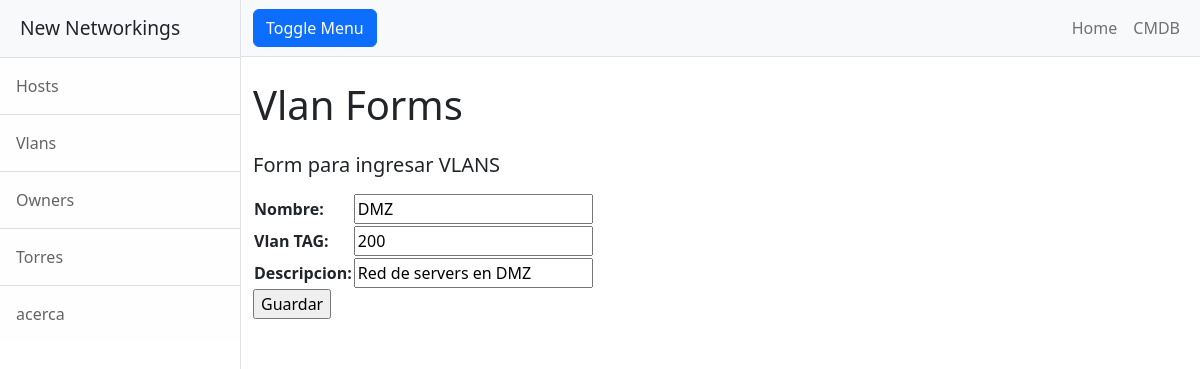
/vlansUpdate/2/, run on the app's committed database.
### entidades/models.py (models this page shows, shortened)
class Vlans(models.Model):
    nombre = models.CharField(max_length=60)
    vlan_TAG = models.IntegerField()
    descripcion = models.CharField(max_length=60)

### entidades/views.py (the view)
# urls.py: path('vlansUpdate/<int:pk>/', VlansUpdate.as_view(), name="vlansUpdate"),
class VlansUpdate(UpdateView):
    model = Vlans
    fields = ["nombre", "vlan_TAG", "descripcion"]
    success_url = reverse_lazy("vlans")

### entidades/templates/entidades/vlans_form.html (shortened to what this page needs)
{% extends "entidades/index.html" %}
{% block titulo %}
 <h1 class="mt-4"> Vlan Forms</h1>
 <h5 class="mt-4"> Form para ingresar VLANS </h5>
{% endblock titulo %}
{% block contenido %}
<form action="" method="post">
    <table>
        {{ form.as_table }}
    </table>
    <input type="submit" value="Guardar">
</form>
{% endblock contenido %}

### data on the page
Vlans: nombre "DMZ", vlan_TAG "200", descripcion "Red de servers en DMZ"
